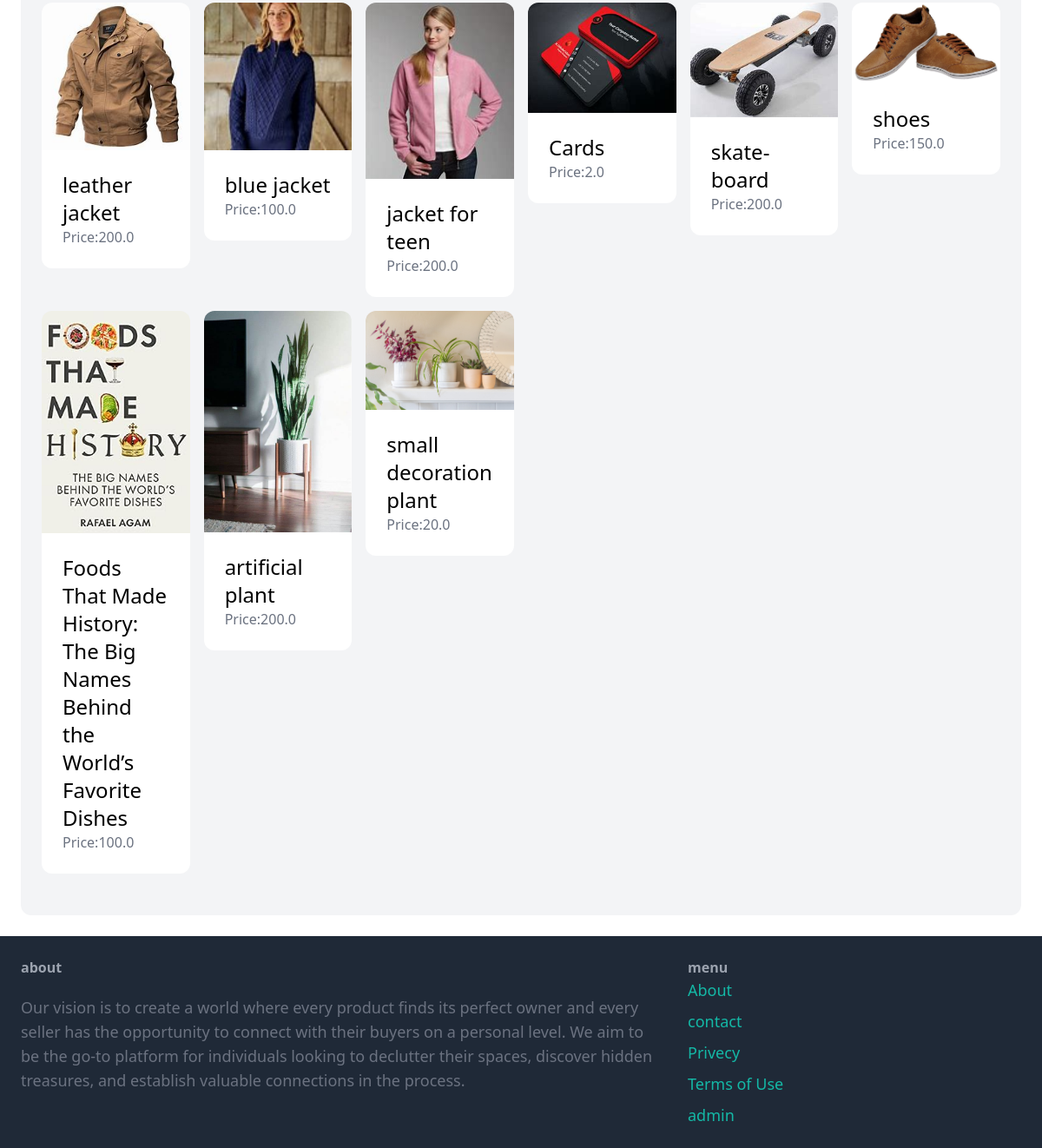
The page /dashboard/ (signed in, lower part) on the database as committed earlier.
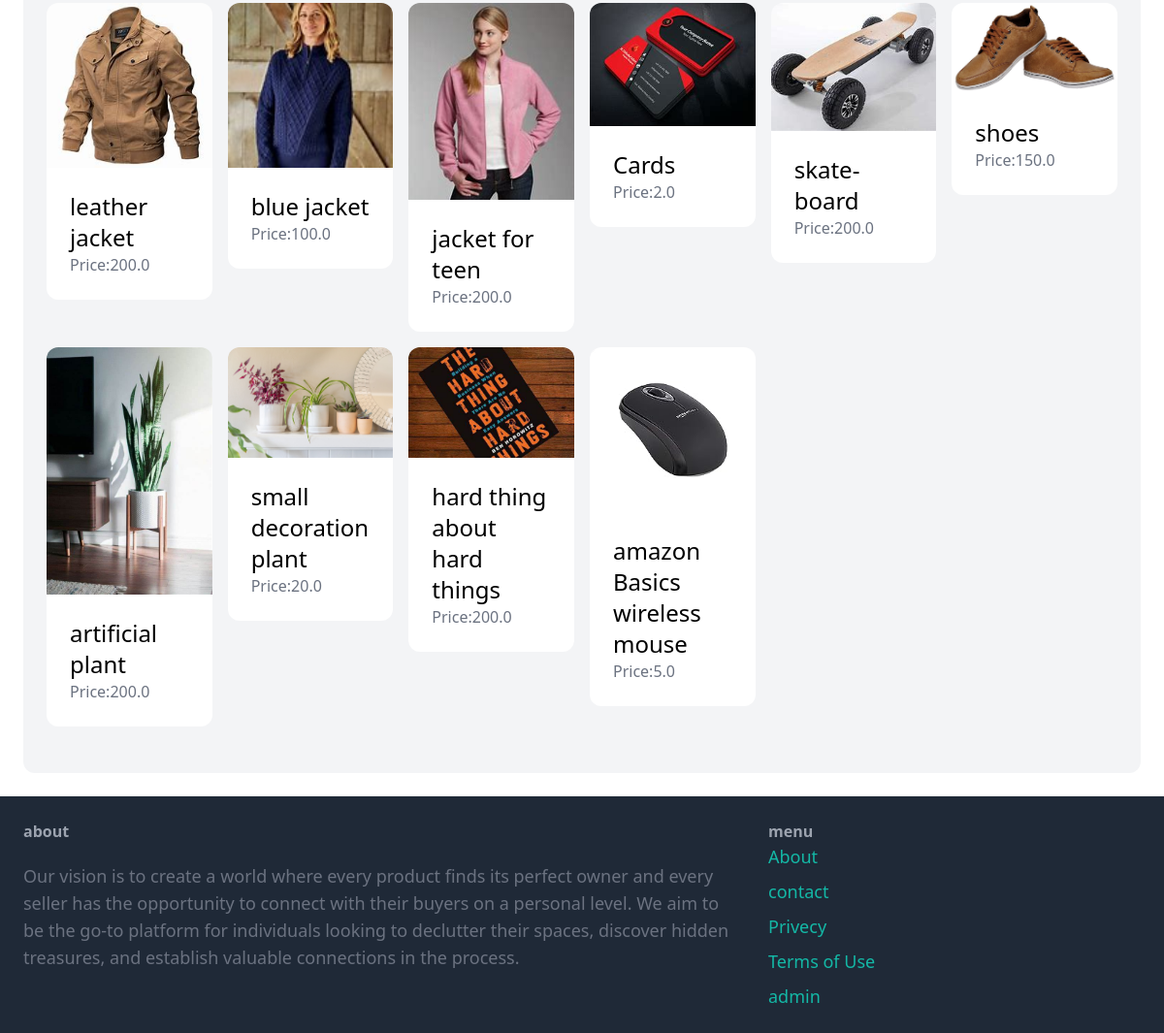
The same page on the database as committed later.
### item/models.py (models this page shows, shortened)
class Item(models.Model):
    Category=models.ForeignKey(Category,related_name='items',on_delete=models.CASCADE)
    name=models.CharField(max_length=255)
    description=models.TextField(blank=True,null=True)
    price=models.FloatField()
    image=models.ImageField(upload_to='item_images',blank=True,null=True)
    is_sold=models.BooleanField(default=False)
    created_by=models.ForeignKey(User,related_name='items',on_delete=models.CASCADE)
    Created_at=models.DateField(auto_now_add=True)

### dashboard/views.py (the view)
# urls.py: path('',views.index,name='index'),
@login_required
def index(request):
    item=Item.objects.filter(created_by=request.user)
    return render(request,'dashboard/index.html',{
        'items':item
    })

### dashboard/templates/dashboard/index.html (shortened to what this page needs)
{% extends 'core/base.html' %}
{%block content%}
<div class="mt-6 px-6 py-12 bg-gray-100 rounded-xl">
    <div class='grid grid-cols-6 gap-4' >
        {% for item in items%}
        <div>
            <a href="{% url 'item:detail' item.id %}">
                <div>
                    {% if item.image %}
                    <img src="{{ item.image.url }}" class="rounded-t-xl" style="width: 100%;
                    height: auto;" width:500px, height=300px>
                    {% endif %}
                 </div>
                <div class='p-6 bg-white rounded-b-xl'>
                    <h2 class='text-2xl'>{{item.name}}</h2>
                    <p class='text-gray-500'>Price:{{item.price}}</p>
                </div>
            </a>
        </div>
        {% endfor %}
    </div>
</div>
{%endblock content%}

Rows that differ between the two databases and show on the page:
no longer on this page (row edited): Item: image (picture), name "Foods That Made History: The Big Names Behind the World’s Favorite Dishes", price "100.0"
added Item: image (picture), name "hard thing about hard things", price "200.0"
added Item: image (picture), name "amazon Basics wireless mouse", price "5.0"
